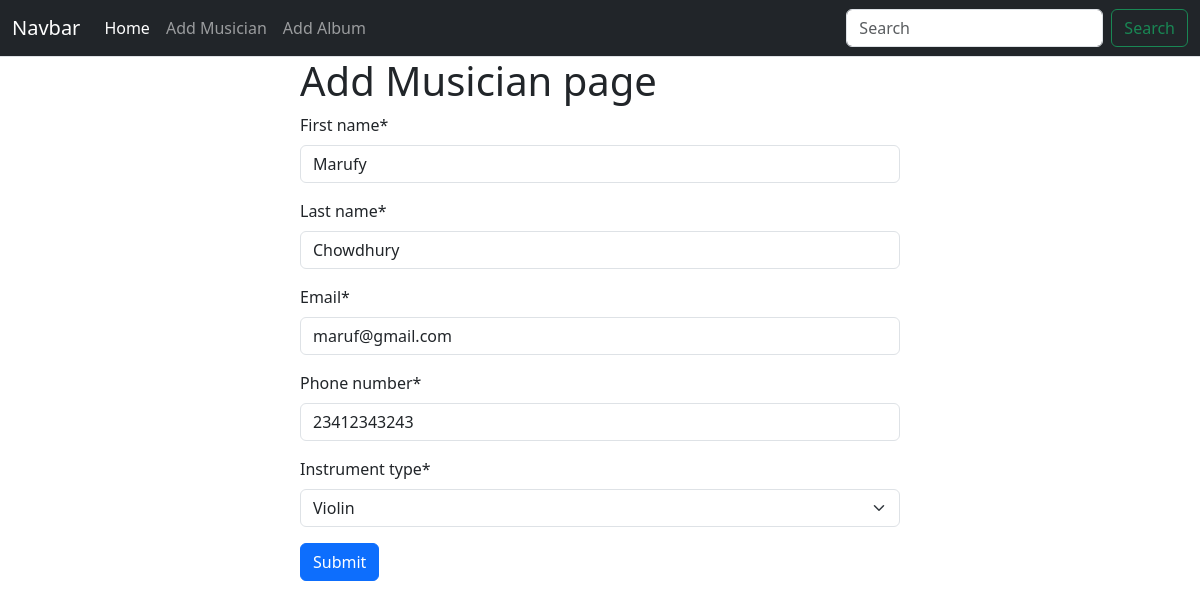
The page /musician/edit/2 on the database its author committed.
### musician/models.py (models this page shows, shortened)
class Musician(models.Model):
    first_name = models.CharField(max_length=100)
    last_name = models.CharField(max_length=100)
    email = models.EmailField()
    phone_number = models.CharField(max_length=11)
    INSTRUMENT_CHOICES = [
        ('Guitar', 'Guitar'),
        ('Piano', 'Piano'),
        ('Violin', 'Violin'),
        ('Drums', 'Drums'),
        ('Saxophone', 'Saxophone'),
        ('Other', 'Other')
    ]
    instrument_type = models.CharField(max_length=20,choices=INSTRUMENT_CHOICES)

### musician/views.py (the view)
# urls.py: path('edit/<int:id>', views.edit_musician, name='edit_musician'),
def edit_musician(request,id):
    musician = models.Musician.objects.get(pk=id)
    musician_form = forms.MusicianForm(instance=musician)
    if request.method == 'POST':
        musician_form = forms.MusicianForm(request.POST,instance=musician)
        if musician_form.is_valid():
            musician_form.save()
            return redirect('homepage') # home page set korte hobe
    return render(request,'add_musician.html',{'form':musician_form})

### musician/forms.py
class MusicianForm(forms.ModelForm):
    class Meta:
        model = Musician
        fields = "__all__"

### musician/templates/add_musician.html
{% extends "base.html" %}
{% block content %}
{% load crispy_forms_tags %}
<div class="w-50 m-auto">
  <h1>Add Musician page</h1>
  <form method="post">
    {% csrf_token %} {{form | crispy}}
    <button class="btn btn-primary" type="submit">Submit</button>
  </form>
</div>
{% endblock content %}

### rows shown on the page
Musician: first_name "Marufy", last_name "Chowdhury", email "maruf@gmail.com", phone_number "23412343243", instrument_type "Violin"
